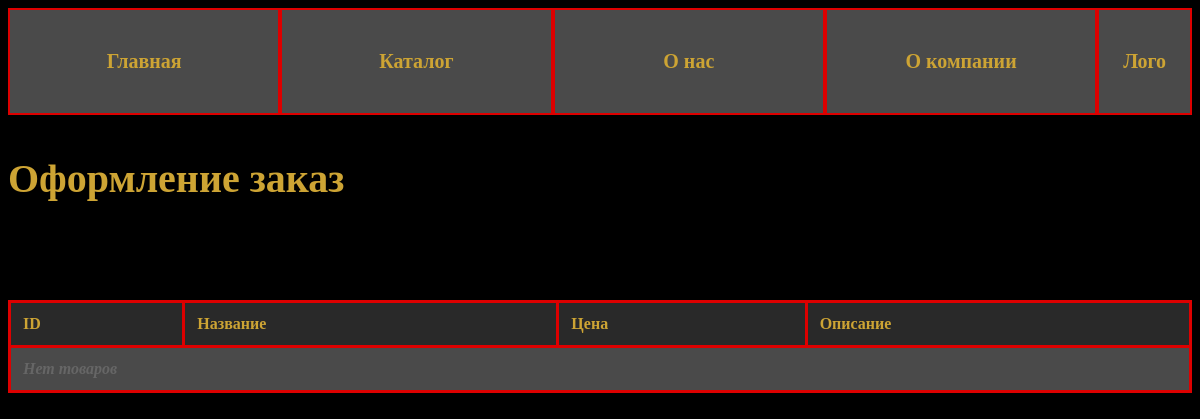
/Order/5, run on an earlier commit of the app's database.
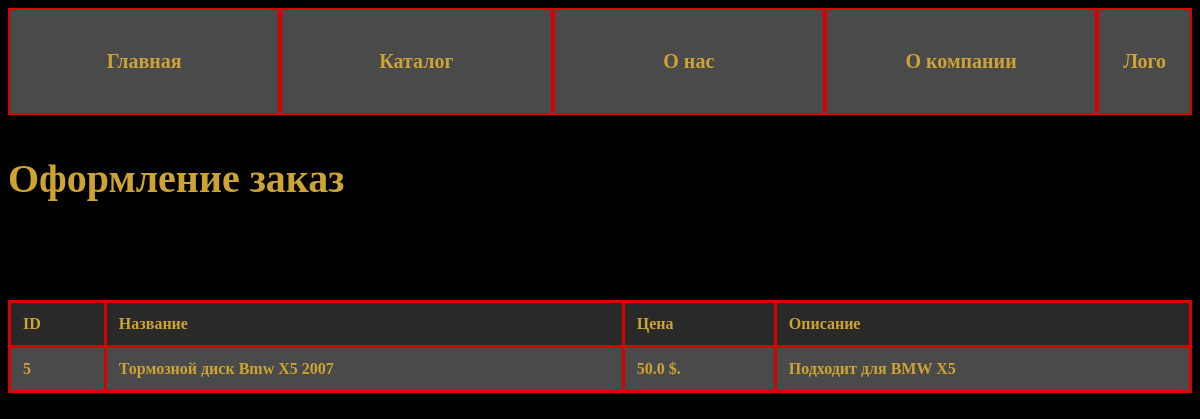
And on a later commit of the database.
### tables this page shows
CREATE TABLE products (
            id INTEGER PRIMARY KEY AUTOINCREMENT,
            name TEXT NOT NULL,
            price REAL NOT NULL,
            description TEXT
        );

### app.py (the view)
@app.route("/Order/<id>")
def order(id):
    conn = get_db_connection()
    products = conn.execute('SELECT * FROM products where id = ' + id).fetchall()
    conn.close()
    return render_template("order.html", products=products)

### models.py (called while the page is built)
def get_db_connection():
    conn = sqlite3.connect('database.db')
    conn.row_factory = sqlite3.Row
    return conn

### templates/order.html (shortened to what this page needs)
{% extends 'base.html' %}
{% block content %}
    <p style="font-size: 40px; font-weight: bold; color: #CDA434">Оформление заказ</p>
    <h1>Список товаров</h1>
    <div class="products-container">
        <table class="products-table">
            <thead>
                <tr>
                    <th>ID</th>
                    <th>Название</th>
                    <th>Цена</th>
                    <th>Описание</th>
                </tr>
            </thead>
            <tbody>
                {% for product in products %}
                <tr>
                    <td>{{ product['id'] }}</td>
                    <td>{{ product['name'] }}</td>
                    <td>{{ product['price'] }} $.</td>
                    <td>{{ product['description'] }}</td>
                </tr>
                {% else %}
                <tr>
                    <td colspan="4" class="no-products">Нет товаров</td>
                </tr>
                {% endfor %}
            </tbody>
        </table>
    </div>
{% endblock %}

What changed in the data, as far as the page shows it:
added products: id "5", name "Тормозной диск Bmw X5 2007", price "50.0", description "Подходит для BMW X5"
Also different on the page:
text no longer shown: "Нет товаров"
